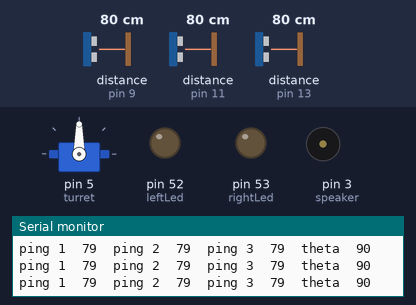
Recording of a sketch running on a simulated Arduino Mega 2560, built with avr-gcc and run on an emulated ATmega2560. Parts: servo, output pins drawn as LEDs (lit = HIGH), buzzer (waves = sounding), the last lines printed to the serial monitor. Wiring (inferred from the names in the program): 3 × ultrasonic range finder: trigger pin 8, echo pin 9 / trigger pin 10, echo pin 11 / trigger pin 12, echo pin 13. Inputs (shaded band) come from the test bench; at power-on: distance to the obstacle (sensors on pin 9, pin 11, pin 13) 80 cm. The echo pulse lasts 58.3 µs per cm; pins used as bus, display or sensor lines are not drawn.

Above: at 1.2 s.
1.3 s: distance to the obstacle (sensor on pin 9) set to 4 cm
At 4.1 s:
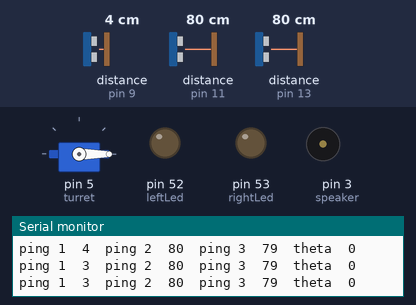
4.3 s: distance to the obstacle (sensor on pin 11) set to 2 cm
At 4.91 s:
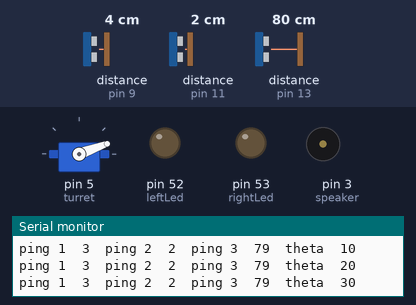
7.3 s: distance to the obstacle (sensor on pin 13) set to 2 cm
At 7.7 s:
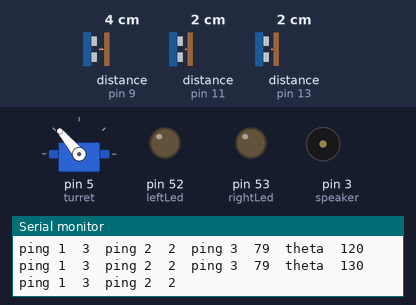
8.8 s: distance to the obstacle (sensor on pin 13) set to 4 cm
At 11.0 s:
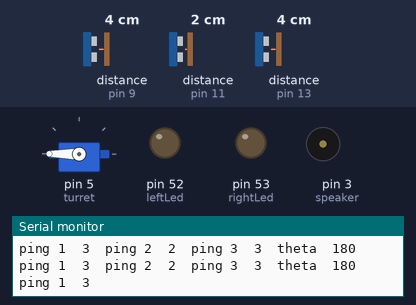
11.3 s: distance to the obstacle (sensor on pin 11) set to 6 cm
At 11.8 s:
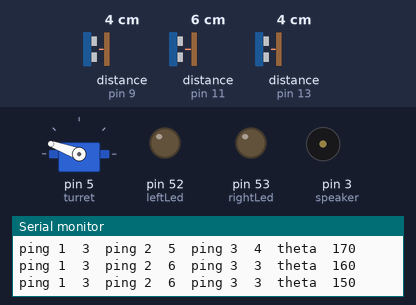
14.3 s: distance to the obstacle (sensor on pin 9) set to 2 cm
At 16.0 s:
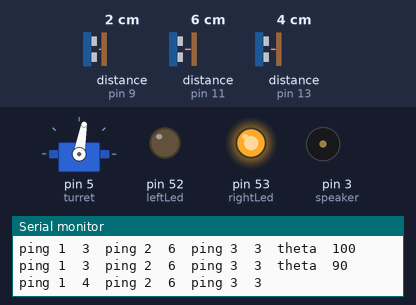
Timing chart, 0 to 17.6 s (numbered marks = the images above; inputs shaded):
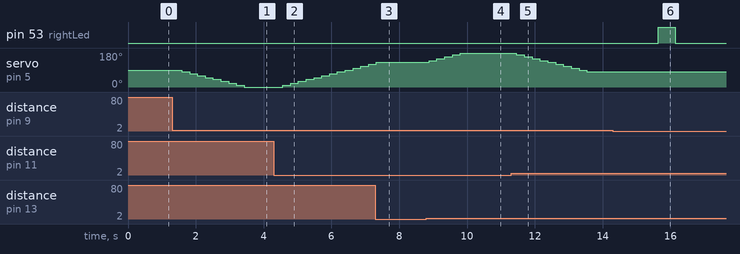

Measured:
- the behaviour switches between 4 and 5 cm on distance to the obstacle (sensor on pin 11) (found by bisection; images 4 and 5)
- after the input at 1.3 s, servo on pin 5 (turret): moves from 90° to 0° over 1.8 s, starting after 0.29 s
- after the input at 4.3 s, servo on pin 5 (turret): moves from 0° to 120° over 2.5 s, starting after 0.26 s
- after the input at 7.3 s, servo on pin 5 (turret): goes on until 7.3 s, then stays 130°
- after the input at 8.8 s, servo on pin 5 (turret): moves from 130° to 180° over 0.92 s, starting after 0.08 s
- after the input at 11.3 s, servo on pin 5 (turret): moves from 180° to 80° over 2.1 s, starting after 0.16 s
- after the input at 14.3 s, tone on pin 3 (speaker): stays silent (without the input it goes to 10939 Hz after 1.2 s)

The sketch:

Tracking_loop.ino
```cpp
int trig1 = 8; //trig1 for ping 1
int echo1 = 9; // echo1 pin for ping 1
int trig2 = 10; // trig1 pin for ping 2
int echo2 = 11; // echo1 pin for ping 2
int trig3 = 12;
int echo3 = 13;
int rightLed = 53 ; // Right LED
int leftLed = 52; // NOt used yet
 #define	speaker 	3
#include <Servo.h>
Servo turret;
boolean goingRight = true;
int currentPosition = 90;
int dTheta = 10;
int dTheta2 = 8;
boolean tracking = true;
int PIC = 38;

int maxrange = 200;
boolean armed = true;
boolean locked = true;
void setup ()
{
  pinMode(trig2 , OUTPUT);
  pinMode(echo2 , INPUT);
  pinMode(trig1, OUTPUT);
  pinMode(echo1, INPUT);
  pinMode(rightLed, OUTPUT);
  pinMode(leftLed, OUTPUT);
  pinMode(trig3,OUTPUT);
  pinMode(echo3,INPUT);
  Serial.begin(9600);
  pinMode(PIC,INPUT);
  pinMode(speaker, OUTPUT);
  turret.attach(5);
  pinMode(speaker,OUTPUT);
  //Attaches the turret to the correct pin
  //turret.write(currentPosition);
}

void loop()
{


		  track();

}


void track()
{// this gets the distance for the first ping sensor

	  int difference , duration, distance;

	  distance = ultrasonicRoutine(trig1,echo1,200);
	  Serial.print("ping 1");

	  Serial.print("\t");
	  Serial.print(distance);


	 int duration2 , distance2;

	  distance2 = ultrasonicRoutine(trig2,echo2,200);

	  Serial.print("\t");
	  Serial.print("ping 2");

	  Serial.print("\t");
	  Serial.print(distance2);
	  difference = distance - distance2;


	 int duration3 , distance3, difference2;

	  distance3 = ultrasonicRoutine(trig3,echo3,200);
	  Serial.print("\t");
	  Serial.print("ping 3");
	  Serial.print("\t");
	  Serial.print(distance3);
	  int difference23;
	  difference23 = distance2 - distance3;

	  int difference31;
	  difference31 = distance - distance3;

	 float tolerance;
		tolerance = (float(distance) / 10.0) + .5;
		int tol1;
		tol1 = int(tolerance);
		//Serial.print(tol1);
	 float tolerance2;
		tolerance2 = (float(distance2) / 10.0) + .5;
			int tol2;
				tol2 = int (tolerance2);
	  float tolerance3;
		tolerance3 = (float(distance3) / 20.0) + .5;
			int tol3;
				tol3 = int (tolerance3);
	float closetolerance;
		closetolerance = (float(distance) / 7.0) + .5;
		int closetol1;
		closetol1 = int(closetolerance);
		//Serial.print(tol1);
	 float closetolerance2;
		closetolerance2 = (float(distance2) / 7.0) + .5;
			int closetol2;
				closetol2 = int (closetolerance2);
	  float closetolerance3;
		closetolerance3 = (float(distance3) / 15.0) + .5;
			int closetol3;
				closetol3 = int (closetolerance3);

	if (distance  < distance2  && distance  < distance2  && currentPosition >= 10)

		{


		 delay (5);
		 currentPosition = currentPosition - dTheta ;
		 turret.write(currentPosition );

	   }

	if (distance  > distance2 && distance > distance2 && currentPosition <= 170 )

	   {
		 delay (5);
		 currentPosition = currentPosition + dTheta;
		 turret.write(currentPosition );

		 }

		if ( distance3< distance && distance3 < distance  && distance3 < distance2  && distance3 <distance)
		  {
				distance3 = ultrasonicRoutine(trig3,echo3,200);
					if (distance3< distance && distance3 < distance  && distance3 < distance2  && distance3 <distance)
					  {

						speakerloop();

					   digitalWrite(53,HIGH);
					   delay(500);
					   digitalWrite(53,LOW);
					   }
		  }
	  Serial.print("\t");
	  Serial.print("theta");
	  Serial.print("\t");
	  Serial.println(currentPosition);
}

void speakerloop() {
	for (int i=10000; i<11000; i++) {
		tone (speaker, i);
		delay (2);
		noTone (speaker);
	}
}


int ultrasonicRoutine(int trig1pin, int echo1pin, int maxdistance) {

	int readstart, readend, duration, distance;

	// Start Reading
	readstart = millis();

	// Begin ping
	digitalWrite(trig1pin, LOW);
	delay(1);
	digitalWrite(trig1pin, HIGH);
	delay(1);
	digitalWrite(trig1pin, LOW);

	duration = pulseIn(echo1pin, HIGH);

	distance = (duration/2) / 29.1;

	// Storing distance value
	if(distance == 0 || distance > maxdistance) {
		distance = maxdistance;
	} else if(distance < 2 && distance != 0) {
		distance = ultrasonicRoutine(trig1pin,echo1pin,maxdistance);
	} else if(distance >= 2 && distance <= maxdistance) {
		distance = distance;
	}

	// Checking the time since beginning of last reading (only to reduce time between pings, thus no need to add delay after function)
	readend = millis() - readstart;
	if(readend < 75) {
		delay(75 - readend);
	}

	// Return the distance
	return distance;
}
```
